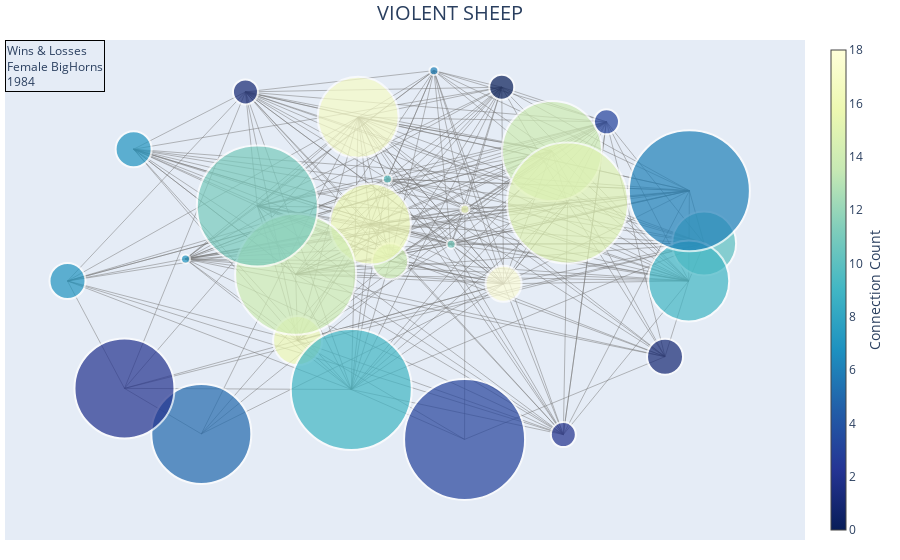

Write notebook code for a chart like this one.
### Code cell
# now plot
fig = go.Figure(data=[edge_trace, node_trace, eweights_trace],
             layout=go.Layout(
                title='VIOLENT SHEEP',
                titlefont=dict(size=20),
                title_x=0.5, # center the title
                showlegend=False,
                hovermode='closest',
                margin=dict(b=20,l=5,r=5,t=40),
                annotations=[ dict(
                    #text="Connection Count",
                    showarrow=True,
                   xref="paper", yref="paper") ],
                    #)],
                xaxis=dict(showgrid=False, zeroline=False, showticklabels=False),
                yaxis=dict(showgrid=False, zeroline=False, showticklabels=False)))

# add a little text box
fig.update_layout(annotations=[
            go.layout.Annotation(
                text='Wins & Losses<br>Female BigHorns<br>1984',
                align='left',
                showarrow=False,
                xref='paper',
                yref='paper',
                x=0.0,
                y=1.0,
                bordercolor='black',
                borderwidth=1
            )])
fig.show()

# # write out viz
# file_name = "plotly_sheep_network.html"
# fig.write_html(file_name)

# # launch in new tab for more screen space
# webbrowser.open("file://" + os.getcwd() + "/" + file_name)

### Figure 1 — Plotly figure (JSON) as saved in the notebook; plotly's stock layout.template omitted (floating-point values rounded to 4 significant figures; data arrays with more than 128 entries replaced by an {"elided": "..."} marker saying what was removed)
{"data": [{"line": {"color": "#777", "width": 0.5}, "mode": "lines", "type": "scatter", "x": {"elided": "750 float values"}, "y": {"elided": "750 float values"}}, {"hoverinfo": "text", "marker": {"color": [5, 14, 18, 17, 2, 0, 16, 14, 16, 3, 10, 7, 14, 11, 11, 9, 7, 10, 7, 2, 1, 16, 9, 6, 6, 3, 1, 15], "colorbar": {"thickness": 15, "title": {"side": "right", "text": "Connection Count"}, "xanchor": "left"}, "colorscale": [[0, "rgb(255,255,217)"], [0.125, "rgb(237,248,177)"], [0.25, "rgb(199,233,180)"], [0.375, "rgb(127,205,187)"], [0.5, "rgb(65,182,196)"], [0.625, "rgb(29,145,192)"], [0.75, "rgb(34,94,168)"], [0.875, "rgb(37,52,148)"], [1, "rgb(8,29,88)"]], "line": {"width": 2}, "reversescale": true, "showscale": true, "size": [100, 100, 36, 81, 100, 25, 49, 36, 81, 121, 64, 36, 121, 9, 121, 121, 36, 9, 9, 25, 25, 9, 81, 9, 121, 25, 36, 121]}, "mode": "markers", "text": ["1 # of connections: 5", "2 # of connections: 14", "3 # of connections: 18", "4 # of connections: 17", "5 # of connections: 2", "6 # of connections: 0", "7 # of connections: 16", "8 # of connections: 14", "9 # of connections: 16", "10 # of connections: 3", "11 # of connections: 10", "12 # of connections: 7", "13 # of connections: 14", "14 # of connections: 11", "15 # of connections: 11", "16 # of connections: 9", "17 # of connections: 7", "18 # of connections: 10", "19 # of connections: 7", "20 # of connections: 2", "21 # of connections: 1", "22 # of connections: 16", "23 # of connections: 9", "24 # of connections: 6", "25 # of connections: 6", "26 # of connections: 3", "27 # of connections: 1", "28 # of connections: 15"], "type": "scatter", "x": [-0.611, 0.4083, 0.2675, -0.1549, -0.8344, 0.2623, -0.3312, -0.06221, -0.1195, 0.1543, 0.8506, -1.0, -0.3368, 0.1152, -0.4482, -0.1751, -0.8078, -0.07004, -0.6569, 0.4413, -0.4827, 0.1552, 0.8059, 0.06516, 0.8077, 0.5668, 0.7369, 0.4536], "y": [-0.9173, 0.4697, -0.181, 0.6354, -0.6941, 0.783, -0.4598, -0.07053, 0.112, -0.9441, 0.01661, -0.1674, -0.1346, 0.01297, 0.2001, -0.6995, 0.4788, 0.3331, -0.05945, -0.9206, 0.7599, 0.1846, -0.1671, 0.8642, 0.2754, 0.6131, -0.5385, 0.2153]}, {"hovertemplate": "weight: %{text}<extra></extra>", "marker": {"size": 1}, "mode": "text", "textposition": "top center", "type": "scatter", "x": {"elided": "250 float values"}, "y": {"elided": "250 float values"}}], "layout": {"annotations": [{"align": "left", "bordercolor": "black", "borderwidth": 1, "showarrow": false, "text": "Wins & Losses<br>Female BigHorns<br>1984", "x": 0, "xref": "paper", "y": 1, "yref": "paper"}], "hovermode": "closest", "margin": {"b": 20, "l": 5, "r": 5, "t": 40}, "showlegend": false, "title": {"font": {"size": 20}, "text": "VIOLENT SHEEP", "x": 0.5}, "xaxis": {"showgrid": false, "showticklabels": false, "zeroline": false}, "yaxis": {"showgrid": false, "showticklabels": false, "zeroline": false}}}
